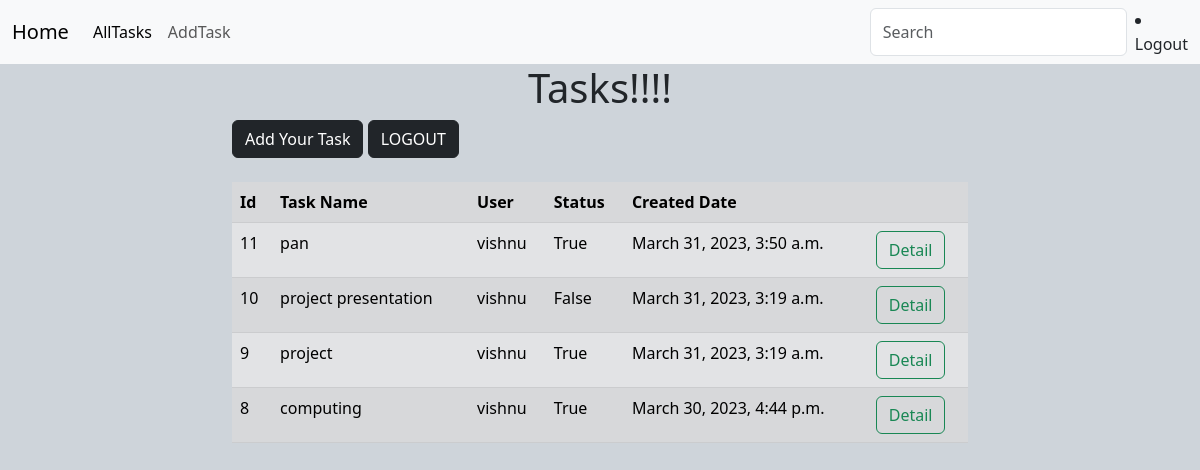
/tasks/all/ (signed in), run on the app's committed database.
### todo/models.py (models this page shows, shortened)
class Task(models.Model):
    task_name=models.CharField(max_length=200)
    user=models.ForeignKey(User,on_delete=models.CASCADE)
    status=models.BooleanField(default=False)
    created_date=models.DateTimeField(auto_now_add=True)

### todo/views.py (the view)
# urls.py: path('tasks/all/',views.TaskListView.as_view(),name="task-list"),
@method_decorator(sign_required,name="dispatch")
class TaskListView(View):
    model=Task
    template_name="task-list.html"
    def get(self,request,*args,**kwargs):
        qs=Task.objects.filter(user=request.user).order_by("-created_date")
        return render(request,self.template_name,{"tasks":qs})

### todo/views.py (called while the page is built)
def sign_required(fn):
    def wrapper(request,*args,**kwargs):
        if  not request.user.is_authenticated:
            messages.error(request,"Please Login!!")
            return redirect("signin")
        return fn(request,*args,**kwargs)
    return wrapper

### todo/templates/task-list.html (shortened to what this page needs)
{%extends 'base.html'%}
{%block body_block%}
<div class="container">
    <div class="row">
        <div class="col-2"></div>
        <div class="col-8">
        <h1 class="text-center">Tasks!!!!</h1>
        <a href="{%url 'task-add'%}" class="btn btn-dark">Add Your Task</a>
        <a href="{%url 'signout'%}" class="btn btn-dark">LOGOUT</a>
        <table class="table table-striped mt-4 table-secondary">
            <tr>
                <th>Id</th>
                <th>Task Name</th>
                <th>User</th>
                <th>Status</th>
                <th>Created Date</th>
                <th></th>
            </tr>
            {%for t in tasks%}
            <tr>
                <td>{{t.id}}</td>
                <td>{{t.task_name}}</td>
                <td>{{t.user}}</td>
                <td>{{t.status}}</td>
                <td>{{t.created_date}}</td>
                <td>
                    <a href="{%url 'task-detail' t.id%}" class="btn btn-outline-success">Detail</a>
                </td>
            </tr>
            {%endfor%}
        </table>
    </div>
    <div class="col-2"></div>
</div>
</div>
{%endblock%}

### todo/templates/base.html (shortened to what this page needs)
<!DOCTYPE html>
<html lang="en">
<head>
    <link href="https://cdn.jsdelivr.net/npm/bootstrap@5.3.0-alpha2/dist/css/bootstrap.min.css" rel="stylesheet">
</head>
<body class="bg-dark-subtle">
    <nav class="navbar navbar-expand-lg bg-body-tertiary">
        <div class="container-fluid">
          <a class="navbar-brand" href="{%url 'index'%}">Home</a>
          <div class="collapse navbar-collapse" id="navbarSupportedContent">
            <ul class="navbar-nav me-auto mb-2 mb-lg-0">
              <li class="nav-item">
                <a class="nav-link active" aria-current="page" href="{%url 'task-list'%}">AllTasks</a>
              </li>
              <li class="nav-item">
                <a class="nav-link" href="{%url 'task-add'%}">AddTask</a>
              </li>
            </ul>
            <form class="d-flex" role="search">
              <input class="form-control me-2" type="search" placeholder="Search" aria-label="Search">
              <li class="nav-item">
                <a class="nav-link" href="{%url 'signout'%}">Logout</a>
              </li>
            </form>
          </div>
        </div>
      </nav>
{%block body_block%}
{%endblock%}
</body>
</html>

### data on the page
Task: id "11", task_name "pan", user "vishnu", status "True", created_date "March 31, 2023, 3:50 a.m."
Task: id "10", task_name "project presentation", user "vishnu", status "False", created_date "March 31, 2023, 3:19 a.m."
Task: id "9", task_name "project", user "vishnu", status "True", created_date "March 31, 2023, 3:19 a.m."
Task: id "8", task_name "computing", user "vishnu", status "True", created_date "March 30, 2023, 4:44 p.m."
